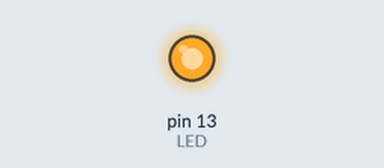
Simulated run of this sketch. Board: Arduino Uno, built with avr-gcc and run on an emulated ATmega328P. Parts: output pins drawn as LEDs (lit = HIGH).

Above: at 0.2 s.
At 13.5 s:
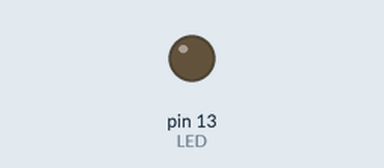
Timing chart, 0 to 14.3 s (numbered marks = the images above):
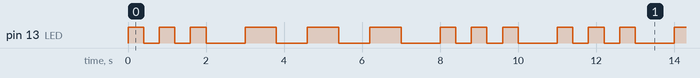

The sketch:

julia_watanabe_eco_ex5.ino
```cpp
const int LED = 13;

void setup(){
  pinMode(LED, OUTPUT);
}
void loop(){
  //letra 'S'
  digitalWrite(LED, HIGH);
  delay(400);
  digitalWrite(LED, LOW);
  delay(400);
  digitalWrite(LED, HIGH);
  delay(400);
  digitalWrite(LED, LOW);
  delay(400);
  digitalWrite(LED, HIGH);
  delay(400);
  digitalWrite(LED, LOW);
  delay(1000);

  //letra 'O'
  digitalWrite(LED, HIGH);
  delay(800);
  digitalWrite(LED, LOW);
  delay(800);
  digitalWrite(LED, HIGH);
  delay(800);
  digitalWrite(LED, LOW);
  delay(800);
  digitalWrite(LED, HIGH);
  delay(800);
  digitalWrite(LED, LOW);
  delay(1000);

  //letra 'S'
  digitalWrite(LED, HIGH);
  delay(400);
  digitalWrite(LED, LOW);
  delay(400);
  digitalWrite(LED, HIGH);
  delay(400);
  digitalWrite(LED, LOW);
  delay(400);
  digitalWrite(LED, HIGH);
  delay(400);
  digitalWrite(LED, LOW);
  delay(1000);
}
```

Measured:
- by itself, pin 13 (LED): repeats every 11.0 s: 2 × (LOW 0.40 s, HIGH 0.40 s), LOW 1.0 s, 2 × (HIGH 0.80 s, LOW 0.80 s), HIGH 0.80 s, LOW 1.0 s, 2 × (HIGH 0.40 s, LOW 0.40 s), HIGH 0.40 s, LOW 1.0 s, HIGH 0.40 s
- by itself, everything shown: repeats every 11.0 s, in 18 steps
